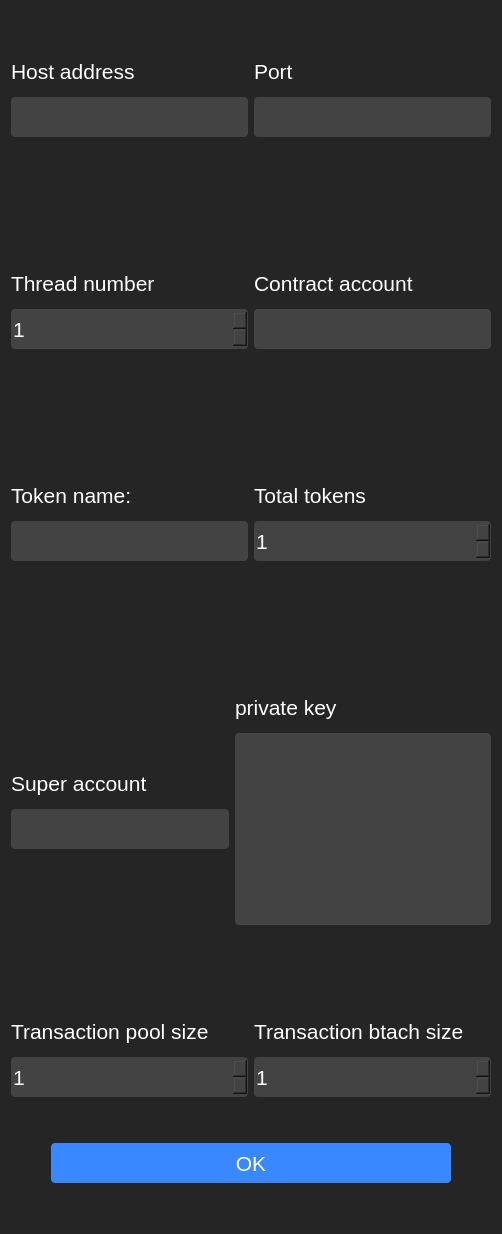
      <widget class="QWidget" name="tab_2">
       <property name="styleSheet">
        <string notr="true">background-color: rgb(37, 37, 37);</string>
       </property>
       <attribute name="title">
        <string>Settings</string>
       </attribute>
       <layout class="QVBoxLayout" name="verticalLayout_16">
        <item>
         <layout class="QHBoxLayout" name="horizontalLayout_2">
          <item>
           <layout class="QVBoxLayout" name="verticalLayout_3">
            <item>
             <spacer name="verticalSpacer_18">
              <property name="orientation">
               <enum>Qt::Vertical</enum>
              </property>
              <property name="sizeHint" stdset="0">
               <size>
                <width>20</width>
                <height>40</height>
               </size>
              </property>
             </spacer>
            </item>
            <item>
             <widget class="QLabel" name="label_5">
              <property name="minimumSize">
               <size>
                <width>0</width>
                <height>40</height>
               </size>
              </property>
              <property name="maximumSize">
               <size>
                <width>16777215</width>
                <height>40</height>
               </size>
              </property>
              <property name="font">
               <font>
                <family>Arial</family>
                <pointsize>16</pointsize>
               </font>
              </property>
              <property name="styleSheet">
               <string notr="true">background-color: rgb(37, 37, 37);
color: rgb(255, 255, 255);</string>
              </property>
              <property name="text">
               <string>Host address</string>
              </property>
             </widget>
            </item>
            <item>
             <widget class="QLineEdit" name="lineEditHost">
              <property name="minimumSize">
               <size>
                <width>0</width>
                <height>40</height>
               </size>
              </property>
              <property name="maximumSize">
               <size>
                <width>16777215</width>
                <height>40</height>
               </size>
              </property>
              <property name="font">
               <font>
                <family>Arial</family>
                <pointsize>16</pointsize>
               </font>
              </property>
              <property name="styleSheet">
               <string notr="true">background-color: rgb(68, 67, 67);
color: rgb(255, 255, 255);
border-radius: 4px;</string>
              </property>
             </widget>
            </item>
            <item>
             <spacer name="verticalSpacer_19">
              <property name="orientation">
               <enum>Qt::Vertical</enum>
              </property>
              <property name="sizeHint" stdset="0">
               <size>
                <width>20</width>
                <height>40</height>
               </size>
              </property>
             </spacer>
            </item>
           </layout>
          </item>
          <item>
           <layout class="QVBoxLayout" name="verticalLayout_4">
            <item>
             <spacer name="verticalSpacer_21">
              <property name="orientation">
               <enum>Qt::Vertical</enum>
              </property>
              <property name="sizeHint" stdset="0">
               <size>
                <width>20</width>
                <height>40</height>
               </size>
              </property>
             </spacer>
            </item>
            <item>
             <widget class="QLabel" name="label_6">
              <property name="minimumSize">
               <size>
                <width>0</width>
                <height>40</height>
               </size>
              </property>
              <property name="maximumSize">
               <size>
                <width>16777215</width>
                <height>40</height>
               </size>
              </property>
              <property name="font">
               <font>
                <family>Arial</family>
                <pointsize>16</pointsize>
               </font>
              </property>
              <property name="styleSheet">
               <string notr="true">background-color: rgb(37, 37, 37);
color: rgb(255, 255, 255);</string>
              </property>
              <property name="text">
               <string>Port</string>
              </property>
             </widget>
            </item>
            <item>
             <widget class="QLineEdit" name="lineEditPort">
              <property name="minimumSize">
               <size>
                <width>0</width>
                <height>40</height>
               </size>
              </property>
              <property name="maximumSize">
               <size>
                <width>16777215</width>
                <height>40</height>
               </size>
              </property>
              <property name="font">
               <font>
                <family>Arial</family>
                <pointsize>16</pointsize>
               </font>
              </property>
              <property name="styleSheet">
               <string notr="true">background-color: rgb(68, 67, 67);
color: rgb(255, 255, 255);
border-radius: 4px;</string>
              </property>
             </widget>
            </item>
            <item>
             <spacer name="verticalSpacer_20">
              <property name="orientation">
               <enum>Qt::Vertical</enum>
              </property>
              <property name="sizeHint" stdset="0">
               <size>
                <width>20</width>
                <height>40</height>
               </size>
              </property>
             </spacer>
            </item>
           </layout>
          </item>
         </layout>
        </item>
        <item>
         <spacer name="verticalSpacer_7">
          <property name="orientation">
           <enum>Qt::Vertical</enum>
          </property>
          <property name="sizeHint" stdset="0">
           <size>
            <width>20</width>
            <height>40</height>
           </size>
          </property>
         </spacer>
        </item>
        <item>
         <layout class="QHBoxLayout" name="horizontalLayout_6" stretch="1,1">
          <item>
           <layout class="QVBoxLayout" name="verticalLayout_8">
            <item>
             <spacer name="verticalSpacer_14">
              <property name="orientation">
               <enum>Qt::Vertical</enum>
              </property>
              <property name="sizeHint" stdset="0">
               <size>
                <width>20</width>
                <height>40</height>
               </size>
              </property>
             </spacer>
            </item>
            <item>
             <widget class="QLabel" name="label_8">
              <property name="minimumSize">
               <size>
                <width>0</width>
                <height>40</height>
               </size>
              </property>
              <property name="maximumSize">
               <size>
                <width>16777215</width>
                <height>40</height>
               </size>
              </property>
              <property name="font">
               <font>
                <family>Arial</family>
                <pointsize>16</pointsize>
               </font>
              </property>
              <property name="styleSheet">
               <string notr="true">background-color: rgb(37, 37, 37);
color: rgb(255, 255, 255);</string>
              </property>
              <property name="text">
               <string>Thread number</string>
              </property>
             </widget>
            </item>
            <item>
             <widget class="QSpinBox" name="spinBoxThreadNum">
              <property name="minimumSize">
               <size>
                <width>0</width>
                <height>40</height>
               </size>
              </property>
              <property name="maximumSize">
               <size>
                <width>16777215</width>
                <height>40</height>
               </size>
              </property>
              <property name="font">
               <font>
                <family>Arial</family>
                <pointsize>16</pointsize>
               </font>
              </property>
              <property name="styleSheet">
               <string notr="true">background-color: rgb(68, 67, 67);
color: rgb(255, 255, 255);
border-radius: 4px;</string>
              </property>
              <property name="minimum">
               <number>1</number>
              </property>
              <property name="maximum">
               <number>31</number>
              </property>
             </widget>
            </item>
            <item>
             <spacer name="verticalSpacer_15">
              <property name="orientation">
               <enum>Qt::Vertical</enum>
              </property>
              <property name="sizeHint" stdset="0">
               <size>
                <width>20</width>
                <height>40</height>
               </size>
              </property>
             </spacer>
            </item>
           </layout>
          </item>
          <item>
           <layout class="QVBoxLayout" name="verticalLayout_14">
            <item>
             <spacer name="verticalSpacer_16">
              <property name="orientation">
               <enum>Qt::Vertical</enum>
              </property>
              <property name="sizeHint" stdset="0">
               <size>
                <width>20</width>
                <height>40</height>
               </size>
              </property>
             </spacer>
            </item>
            <item>
             <widget class="QLabel" name="label_18">
              <property name="minimumSize">
               <size>
                <width>0</width>
                <height>40</height>
               </size>
              </property>
              <property name="maximumSize">
               <size>
                <width>16777215</width>
                <height>40</height>
               </size>
              </property>
              <property name="font">
               <font>
                <family>Arial</family>
                <pointsize>16</pointsize>
               </font>
              </property>
              <property name="styleSheet">
               <string notr="true">background-color: rgb(37, 37, 37);
color: rgb(255, 255, 255);</string>
              </property>
              <property name="text">
               <string>Contract account</string>
              </property>
             </widget>
            </item>
            <item>
             <widget class="QLineEdit" name="lineEditContractAccount">
              <property name="minimumSize">
               <size>
                <width>0</width>
                <height>40</height>
               </size>
              </property>
              <property name="maximumSize">
               <size>
                <width>16777215</width>
                <height>40</height>
               </size>
              </property>
              <property name="font">
               <font>
                <family>Arial</family>
                <pointsize>16</pointsize>
               </font>
              </property>
              <property name="styleSheet">
               <string notr="true">background-color: rgb(68, 67, 67);
color: rgb(255, 255, 255);
border-radius: 4px;</string>
              </property>
              <property name="placeholderText">
               <string/>
              </property>
             </widget>
            </item>
            <item>
             <spacer name="verticalSpacer_17">
              <property name="orientation">
               <enum>Qt::Vertical</enum>
              </property>
              <property name="sizeHint" stdset="0">
               <size>
                <width>20</width>
                <height>40</height>
               </size>
              </property>
             </spacer>
            </item>
           </layout>
          </item>
         </layout>
        </item>
        <item>
         <spacer name="verticalSpacer_8">
          <property name="orientation">
           <enum>Qt::Vertical</enum>
          </property>
          <property name="sizeHint" stdset="0">
           <size>
            <width>20</width>
            <height>40</height>
           </size>
          </property>
         </spacer>
        </item>
        <item>
         <layout class="QHBoxLayout" name="horizontalLayout_7" stretch="1,1">
          <item>
           <layout class="QVBoxLayout" name="verticalLayout_7">
            <item>
             <spacer name="verticalSpacer_22">
              <property name="orientation">
               <enum>Qt::Vertical</enum>
              </property>
              <property name="sizeHint" stdset="0">
               <size>
                <width>20</width>
                <height>40</height>
               </size>
              </property>
             </spacer>
            </item>
            <item>
             <widget class="QLabel" name="label_7">
              <property name="minimumSize">
               <size>
                <width>0</width>
                <height>40</height>
               </size>
              </property>
              <property name="maximumSize">
               <size>
                <width>16777215</width>
                <height>40</height>
               </size>
              </property>
              <property name="font">
               <font>
                <family>Arial</family>
                <pointsize>16</pointsize>
               </font>
              </property>
              <property name="styleSheet">
               <string notr="true">background-color: rgb(37, 37, 37);
color: rgb(255, 255, 255);</string>
              </property>
              <property name="text">
               <string>Token name:</string>
              </property>
             </widget>
            </item>
            <item>
             <widget class="QLineEdit" name="lineEditTokenName">
              <property name="minimumSize">
               <size>
                <width>0</width>
                <height>40</height>
               </size>
              </property>
              <property name="maximumSize">
               <size>
                <width>16777215</width>
                <height>40</height>
               </size>
              </property>
              <property name="font">
               <font>
                <family>Arial</family>
                <pointsize>16</pointsize>
               </font>
              </property>
              <property name="styleSheet">
               <string notr="true">background-color: rgb(68, 67, 67);
color: rgb(255, 255, 255);
border-radius: 4px;</string>
              </property>
              <property name="placeholderText">
               <string/>
              </property>
             </widget>
            </item>
            <item>
             <spacer name="verticalSpacer_13">
              <property name="orientation">
               <enum>Qt::Vertical</enum>
              </property>
              <property name="sizeHint" stdset="0">
               <size>
                <width>20</width>
                <height>40</height>
               </size>
              </property>
             </spacer>
            </item>
           </layout>
          </item>
          <item>
           <layout class="QVBoxLayout" name="verticalLayout_9">
            <item>
             <spacer name="verticalSpacer_24">
              <property name="orientation">
               <enum>Qt::Vertical</enum>
              </property>
              <property name="sizeHint" stdset="0">
               <size>
                <width>20</width>
                <height>40</height>
               </size>
              </property>
             </spacer>
            </item>
            <item>
             <widget class="QLabel" name="label_15">
              <property name="minimumSize">
               <size>
                <width>0</width>
                <height>40</height>
               </size>
              </property>
              <property name="maximumSize">
               <size>
                <width>16777215</width>
                <height>40</height>
               </size>
              </property>
              <property name="font">
               <font>
                <family>Arial</family>
                <pointsize>16</pointsize>
               </font>
              </property>
              <property name="styleSheet">
               <string notr="true">background-color: rgb(37, 37, 37);
color: rgb(255, 255, 255);</string>
              </property>
              <property name="text">
               <string>Total tokens</string>
              </property>
             </widget>
            </item>
            <item>
             <widget class="QSpinBox" name="spinBoxTokenNum">
              <property name="minimumSize">
               <size>
                <width>0</width>
                <height>40</height>
               </size>
              </property>
              <property name="maximumSize">
               <size>
                <width>16777215</width>
                <height>40</height>
               </size>
              </property>
              <property name="font">
               <font>
                <family>Arial</family>
                <pointsize>16</pointsize>
               </font>
              </property>
              <property name="styleSheet">
               <string notr="true">background-color: rgb(68, 67, 67);
color: rgb(255, 255, 255);
border-radius: 4px;</string>
              </property>
              <property name="minimum">
               <number>1</number>
              </property>
              <property name="maximum">
               <number>1000000000</number>
              </property>
             </widget>
            </item>
            <item>
             <spacer name="verticalSpacer_25">
              <property name="orientation">
               <enum>Qt::Vertical</enum>
              </property>
              <property name="sizeHint" stdset="0">
               <size>
                <width>20</width>
                <height>40</height>
               </size>
              </property>
             </spacer>
            </item>
           </layout>
          </item>
         </layout>
        </item>
        <item>
         <spacer name="verticalSpacer_9">
          <property name="orientation">
           <enum>Qt::Vertical</enum>
          </property>
          <property name="sizeHint" stdset="0">
           <size>
            <width>20</width>
            <height>40</height>
           </size>
          </property>
         </spacer>
        </item>
        <item>
         <layout class="QHBoxLayout" name="horizontalLayout_8">
          <item>
           <layout class="QVBoxLayout" name="verticalLayout_5">
            <item>
             <spacer name="verticalSpacer_26">
              <property name="orientation">
               <enum>Qt::Vertical</enum>
              </property>
              <property name="sizeHint" stdset="0">
               <size>
                <width>20</width>
                <height>40</height>
               </size>
              </property>
             </spacer>
            </item>
            <item>
             <widget class="QLabel" name="label_14">
              <property name="minimumSize">
               <size>
                <width>0</width>
                <height>40</height>
               </size>
              </property>
              <property name="maximumSize">
               <size>
                <width>16777215</width>
                <height>40</height>
               </size>
              </property>
              <property name="font">
               <font>
                <family>Arial</family>
                <pointsize>16</pointsize>
               </font>
              </property>
              <property name="styleSheet">
               <string notr="true">background-color: rgb(37, 37, 37);
color: rgb(255, 255, 255);</string>
              </property>
              <property name="text">
               <string>Super account</string>
              </property>
             </widget>
            </item>
            <item>
             <widget class="QLineEdit" name="lineEditSuperAccount">
              <property name="minimumSize">
               <size>
                <width>0</width>
                <height>40</height>
               </size>
              </property>
              <property name="maximumSize">
               <size>
                <width>16777215</width>
                <height>40</height>
               </size>
              </property>
              <property name="font">
               <font>
                <family>Arial</family>
                <pointsize>16</pointsize>
               </font>
              </property>
              <property name="styleSheet">
               <string notr="true">background-color: rgb(68, 67, 67);
color: rgb(255, 255, 255);
border-radius: 4px;</string>
              </property>
              <property name="placeholderText">
               <string/>
              </property>
             </widget>
            </item>
            <item>
             <spacer name="verticalSpacer_27">
              <property name="orientation">
               <enum>Qt::Vertical</enum>
              </property>
              <property name="sizeHint" stdset="0">
               <size>
                <width>20</width>
                <height>40</height>
               </size>
              </property>
             </spacer>
            </item>
           </layout>
          </item>
          <item>
           <layout class="QVBoxLayout" name="verticalLayout_15">
            <item>
             <spacer name="verticalSpacer_28">
              <property name="orientation">
               <enum>Qt::Vertical</enum>
              </property>
              <property name="sizeHint" stdset="0">
               <size>
                <width>20</width>
                <height>40</height>
               </size>
              </property>
             </spacer>
            </item>
            <item>
             <widget class="QLabel" name="label_10">
              <property name="minimumSize">
               <size>
                <width>0</width>
                <height>40</height>
               </size>
              </property>
              <property name="maximumSize">
               <size>
                <width>16777215</width>
                <height>40</height>
               </size>
              </property>
              <property name="font">
               <font>
                <family>Arial</family>
                <pointsize>16</pointsize>
               </font>
              </property>
              <property name="styleSheet">
               <string notr="true">background-color: rgb(37, 37, 37);
color: rgb(255, 255, 255);</string>
              </property>
              <property name="text">
               <string>private key</string>
              </property>
             </widget>
            </item>
            <item>
             <widget class="QTextEdit" name="textEditKey">
              <property name="font">
               <font>
                <family>Arial</family>
                <pointsize>14</pointsize>
               </font>
              </property>
              <property name="styleSheet">
               <string notr="true">background-color: rgb(68, 67, 67);
color: rgb(255, 255, 255);
border-radius: 4px;</string>
              </property>
              <property name="overwriteMode">
               <bool>false</bool>
              </property>
              <property name="placeholderText">
               <string/>
              </property>
             </widget>
            </item>
            <item>
             <spacer name="verticalSpacer_29">
              <property name="orientation">
               <enum>Qt::Vertical</enum>
              </property>
              <property name="sizeHint" stdset="0">
               <size>
                <width>20</width>
                <height>40</height>
               </size>
              </property>
             </spacer>
            </item>
           </layout>
          </item>
         </layout>
        </item>
        <item>
         <spacer name="verticalSpacer_10">
          <property name="orientation">
           <enum>Qt::Vertical</enum>
          </property>
          <property name="sizeHint" stdset="0">
           <size>
            <width>20</width>
            <height>40</height>
           </size>
          </property>
         </spacer>
        </item>
        <item>
         <layout class="QHBoxLayout" name="horizontalLayout_10" stretch="1,1">
          <item>
           <layout class="QVBoxLayout" name="verticalLayout_6">
            <item>
             <widget class="QLabel" name="label_11">
              <property name="minimumSize">
               <size>
                <width>0</width>
                <height>40</height>
               </size>
              </property>
              <property name="maximumSize">
               <size>
                <width>16777215</width>
                <height>40</height>
               </size>
              </property>
              <property name="font">
               <font>
                <family>Arial</family>
                <pointsize>16</pointsize>
               </font>
              </property>
              <property name="styleSheet">
               <string notr="true">background-color: rgb(37, 37, 37);
color: rgb(255, 255, 255);</string>
              </property>
              <property name="text">
               <string>Transaction pool size</string>
              </property>
             </widget>
            </item>
            <item>
             <widget class="QSpinBox" name="spinBoxTransactionPoolSize">
              <property name="minimumSize">
               <size>
                <width>0</width>
                <height>40</height>
               </size>
              </property>
              <property name="maximumSize">
               <size>
                <width>16777215</width>
                <height>40</height>
               </size>
              </property>
              <property name="font">
               <font>
                <family>Arial</family>
                <pointsize>16</pointsize>
               </font>
              </property>
              <property name="styleSheet">
               <string notr="true">background-color: rgb(68, 67, 67);
color: rgb(255, 255, 255);
border-radius: 4px;</string>
              </property>
              <property name="minimum">
               <number>1</number>
              </property>
              <property name="maximum">
               <number>1000000</number>
              </property>
             </widget>
            </item>
           </layout>
          </item>
          <item>
           <layout class="QVBoxLayout" name="verticalLayout_17">
            <item>
             <widget class="QLabel" name="label_12">
              <property name="minimumSize">
               <size>
                <width>0</width>
                <height>40</height>
               </size>
              </property>
              <property name="maximumSize">
               <size>
                <width>16777215</width>
                <height>40</height>
               </size>
              </property>
              <property name="font">
               <font>
                <family>Arial</family>
                <pointsize>16</pointsize>
               </font>
              </property>
              <property name="styleSheet">
               <string notr="true">background-color: rgb(37, 37, 37);
color: rgb(255, 255, 255);</string>
              </property>
              <property name="text">
               <string>Transaction btach size</string>
              </property>
             </widget>
            </item>
            <item>
             <widget class="QSpinBox" name="spinBoxBatchSize">
              <property name="minimumSize">
               <size>
                <width>0</width>
                <height>40</height>
               </size>
              </property>
              <property name="maximumSize">
               <size>
                <width>16777215</width>
                <height>40</height>
               </size>
              </property>
              <property name="font">
               <font>
                <family>Arial</family>
                <pointsize>16</pointsize>
               </font>
              </property>
              <property name="styleSheet">
               <string notr="true">background-color: rgb(68, 67, 67);
color: rgb(255, 255, 255);
border-radius: 4px;</string>
              </property>
              <property name="minimum">
               <number>1</number>
              </property>
              <property name="maximum">
               <number>10000</number>
              </property>
             </widget>
            </item>
           </layout>
          </item>
         </layout>
        </item>
        <item>
         <spacer name="verticalSpacer_11">
          <property name="orientation">
           <enum>Qt::Vertical</enum>
          </property>
          <property name="sizeHint" stdset="0">
           <size>
            <width>20</width>
            <height>40</height>
           </size>
          </property>
         </spacer>
        </item>
        <item>
         <layout class="QHBoxLayout" name="horizontalLayout_9">
          <item>
           <spacer name="horizontalSpacer">
            <property name="orientation">
             <enum>Qt::Horizontal</enum>
            </property>
            <property name="sizeHint" stdset="0">
             <size>
              <width>40</width>
              <height>20</height>
             </size>
            </property>
           </spacer>
          </item>
          <item>
           <widget class="QPushButton" name="pushButtonOK">
            <property name="minimumSize">
             <size>
              <width>400</width>
              <height>40</height>
             </size>
            </property>
            <property name="font">
             <font>
              <family>Arial</family>
              <pointsize>16</pointsize>
             </font>
            </property>
            <property name="styleSheet">
             <string notr="true">background-color: rgb(57, 136, 255);
color: rgb(255, 255, 255);
border-radius: 4px;</string>
            </property>
            <property name="text">
             <string>OK</string>
            </property>
           </widget>
          </item>
          <item>
           <spacer name="horizontalSpacer_2">
            <property name="orientation">
             <enum>Qt::Horizontal</enum>
            </property>
            <property name="sizeHint" stdset="0">
             <size>
              <width>40</width>
              <height>20</height>
             </size>
            </property>
           </spacer>
          </item>
         </layout>
        </item>
        <item>
         <spacer name="verticalSpacer_32">
          <property name="orientation">
           <enum>Qt::Vertical</enum>
          </property>
          <property name="sizeHint" stdset="0">
           <size>
            <width>20</width>
            <height>40</height>
           </size>
          </property>
         </spacer>
        </item>
       </layout>
      </widget>
